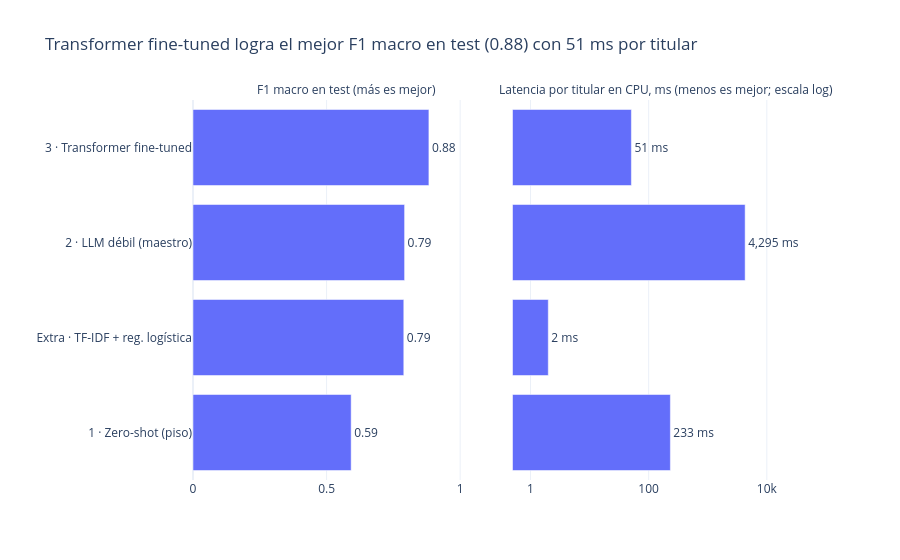

Notebook code for this chart:
### Code cell
mejor = comparativa.loc[comparativa["f1_macro_test"].idxmax()]
titulo = (f"{mejor['enfoque'].split('· ')[-1]} logra el mejor F1 macro en test ({mejor['f1_macro_test']:.2f}) "
          f"con {mejor['latencia_ms_por_titular_cpu']:,.0f} ms por titular")
largo = comparativa.melt(id_vars="enfoque", value_vars=["f1_macro_test", "latencia_ms_por_titular_cpu"],
                         var_name="metrica", value_name="valor")
largo["metrica"] = largo["metrica"].map({
    "f1_macro_test": "F1 macro en test (más es mejor)",
    "latencia_ms_por_titular_cpu": "Latencia por titular en CPU, ms (menos es mejor; escala log)"})
orden = comparativa.sort_values("f1_macro_test", ascending=False)["enfoque"].tolist()
fig = px.bar(largo, x="valor", y="enfoque", facet_col="metrica", orientation="h", text="valor",
             category_orders={"enfoque": orden}, title=titulo, labels={"valor": "", "enfoque": ""})
fig.update_xaxes(matches=None)
fig.update_xaxes(type="log", range=[-0.3, 4.9], col=2)
fig.for_each_annotation(lambda a: a.update(text=a.text.split("=")[-1]))
for traza in fig.data:
    traza.texttemplate = "%{x:.2f}" if traza.xaxis == "x" else "%{x:,.0f} ms"
    traza.textposition = "outside"
fig.update_xaxes(range=[0, 1.15], col=1)
fig.update_layout(template="plotly_white", showlegend=False)
fig.show()

### Figure 1 — Plotly figure (JSON) as saved in the notebook; plotly's stock layout.template omitted (floating-point values rounded to 4 significant figures)
{"data": [{"hovertemplate": "metrica=F1 macro en test (más es mejor)<br>=%{text}<extra></extra>", "legendgroup": "", "marker": {"color": "#636efa", "pattern": {"shape": ""}}, "name": "", "orientation": "h", "showlegend": false, "text": [0.592, 0.792, 0.883, 0.789], "textposition": "outside", "texttemplate": "%{x:.2f}", "type": "bar", "x": [0.592, 0.792, 0.883, 0.789], "xaxis": "x", "y": ["1 · Zero-shot (piso)", "2 · LLM débil (maestro)", "3 · Transformer fine-tuned", "Extra · TF-IDF + reg. logística"], "yaxis": "y"}, {"hovertemplate": "metrica=Latencia por titular en CPU, ms (menos es mejor; escala log)<br>=%{text}<extra></extra>", "legendgroup": "", "marker": {"color": "#636efa", "pattern": {"shape": ""}}, "name": "", "orientation": "h", "showlegend": false, "text": [233.0, 4295.0, 51.0, 2.0], "textposition": "outside", "texttemplate": "%{x:,.0f} ms", "type": "bar", "x": [233.0, 4295.0, 51.0, 2.0], "xaxis": "x2", "y": ["1 · Zero-shot (piso)", "2 · LLM débil (maestro)", "3 · Transformer fine-tuned", "Extra · TF-IDF + reg. logística"], "yaxis": "y2"}], "layout": {"annotations": [{"font": {}, "showarrow": false, "text": "F1 macro en test (más es mejor)", "x": 0.245, "xanchor": "center", "xref": "paper", "y": 1.0, "yanchor": "bottom", "yref": "paper"}, {"font": {}, "showarrow": false, "text": "Latencia por titular en CPU, ms (menos es mejor; escala log)", "x": 0.755, "xanchor": "center", "xref": "paper", "y": 1.0, "yanchor": "bottom", "yref": "paper"}], "barmode": "relative", "legend": {"tracegroupgap": 0}, "showlegend": false, "title": {"text": "Transformer fine-tuned logra el mejor F1 macro en test (0.88) con 51 ms por titular"}, "xaxis": {"anchor": "y", "domain": [0.0, 0.49], "range": [0, 1.15], "title": {"text": ""}}, "xaxis2": {"anchor": "y2", "domain": [0.51, 1.0], "range": [-0.3, 4.9], "title": {"text": ""}, "type": "log"}, "yaxis": {"anchor": "x", "categoryarray": ["1 · Zero-shot (piso)", "Extra · TF-IDF + reg. logística", "2 · LLM débil (maestro)", "3 · Transformer fine-tuned"], "categoryorder": "array", "domain": [0.0, 1.0], "title": {"text": ""}}, "yaxis2": {"anchor": "x2", "domain": [0.0, 1.0], "matches": "y", "showticklabels": false}}}
